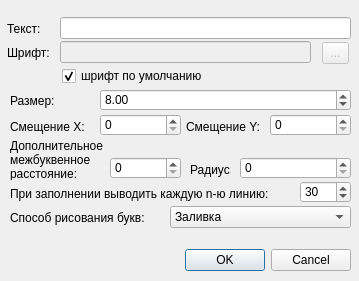
<?xml version="1.0" encoding="UTF-8"?>
<ui version="4.0">
 <class>AddTextDialog</class>
 <widget class="QDialog" name="AddTextDialog">
  <property name="geometry">
   <rect>
    <x>0</x>
    <y>0</y>
    <width>359</width>
    <height>281</height>
   </rect>
  </property>
  <property name="windowTitle">
   <string>Добавить текст</string>
  </property>
  <widget class="QDialogButtonBox" name="buttonBox">
   <property name="geometry">
    <rect>
     <x>130</x>
     <y>240</y>
     <width>221</width>
     <height>41</height>
    </rect>
   </property>
   <property name="orientation">
    <enum>Qt::Horizontal</enum>
   </property>
   <property name="standardButtons">
    <set>QDialogButtonBox::Cancel|QDialogButtonBox::Ok</set>
   </property>
  </widget>
  <widget class="QToolButton" name="toolButtonFont">
   <property name="enabled">
    <bool>false</bool>
   </property>
   <property name="geometry">
    <rect>
     <x>322</x>
     <y>42</y>
     <width>27</width>
     <height>22</height>
    </rect>
   </property>
   <property name="text">
    <string>...</string>
   </property>
  </widget>
  <widget class="QLineEdit" name="lineFont">
   <property name="enabled">
    <bool>false</bool>
   </property>
   <property name="geometry">
    <rect>
     <x>60</x>
     <y>41</y>
     <width>251</width>
     <height>22</height>
    </rect>
   </property>
  </widget>
  <widget class="QSpinBox" name="spinTextX">
   <property name="geometry">
    <rect>
     <x>100</x>
     <y>114</y>
     <width>81</width>
     <height>22</height>
    </rect>
   </property>
   <property name="maximum">
    <number>99999</number>
   </property>
  </widget>
  <widget class="QLabel" name="label_3">
   <property name="geometry">
    <rect>
     <x>10</x>
     <y>117</y>
     <width>81</width>
     <height>20</height>
    </rect>
   </property>
   <property name="text">
    <string>Смещение X:</string>
   </property>
  </widget>
  <widget class="QLabel" name="label">
   <property name="geometry">
    <rect>
     <x>7</x>
     <y>21</y>
     <width>41</width>
     <height>16</height>
    </rect>
   </property>
   <property name="text">
    <string>Текст:</string>
   </property>
  </widget>
  <widget class="QSpinBox" name="spinTextY">
   <property name="geometry">
    <rect>
     <x>270</x>
     <y>114</y>
     <width>81</width>
     <height>22</height>
    </rect>
   </property>
   <property name="maximum">
    <number>99999</number>
   </property>
  </widget>
  <widget class="QLineEdit" name="lineText">
   <property name="geometry">
    <rect>
     <x>60</x>
     <y>17</y>
     <width>291</width>
     <height>22</height>
    </rect>
   </property>
  </widget>
  <widget class="QLabel" name="label_2">
   <property name="geometry">
    <rect>
     <x>7</x>
     <y>43</y>
     <width>51</width>
     <height>20</height>
    </rect>
   </property>
   <property name="text">
    <string>Шрифт:</string>
   </property>
  </widget>
  <widget class="QLabel" name="label_4">
   <property name="geometry">
    <rect>
     <x>186</x>
     <y>117</y>
     <width>81</width>
     <height>20</height>
    </rect>
   </property>
   <property name="text">
    <string>Смещение Y:</string>
   </property>
  </widget>
  <widget class="QLabel" name="label_5">
   <property name="geometry">
    <rect>
     <x>10</x>
     <y>91</y>
     <width>51</width>
     <height>20</height>
    </rect>
   </property>
   <property name="text">
    <string>Размер:</string>
   </property>
  </widget>
  <widget class="QDoubleSpinBox" name="doubleSpinSize">
   <property name="geometry">
    <rect>
     <x>100</x>
     <y>89</y>
     <width>251</width>
     <height>22</height>
    </rect>
   </property>
   <property name="maximum">
    <double>300.000000000000000</double>
   </property>
   <property name="value">
    <double>8.000000000000000</double>
   </property>
  </widget>
  <widget class="QCheckBox" name="checkBoxFontInternal">
   <property name="geometry">
    <rect>
     <x>62</x>
     <y>66</y>
     <width>151</width>
     <height>20</height>
    </rect>
   </property>
   <property name="text">
    <string>шрифт по умолчанию</string>
   </property>
   <property name="checked">
    <bool>true</bool>
   </property>
  </widget>
  <widget class="QLabel" name="label_6">
   <property name="geometry">
    <rect>
     <x>10</x>
     <y>186</y>
     <width>281</width>
     <height>16</height>
    </rect>
   </property>
   <property name="text">
    <string>При заполнении выводить каждую n-ю линию:</string>
   </property>
  </widget>
  <widget class="QComboBox" name="comboWayOfDrawing">
   <property name="geometry">
    <rect>
     <x>170</x>
     <y>206</y>
     <width>181</width>
     <height>22</height>
    </rect>
   </property>
   <property name="currentIndex">
    <number>0</number>
   </property>
   <item>
    <property name="text">
     <string>Заливка</string>
    </property>
   </item>
   <item>
    <property name="text">
     <string>Контур</string>
    </property>
   </item>
   <item>
    <property name="text">
     <string>Контур и заливка</string>
    </property>
   </item>
  </widget>
  <widget class="QLabel" name="label_8">
   <property name="geometry">
    <rect>
     <x>10</x>
     <y>210</y>
     <width>141</width>
     <height>16</height>
    </rect>
   </property>
   <property name="text">
    <string>Способ рисования букв:</string>
   </property>
  </widget>
  <widget class="QSpinBox" name="spinPrintEveryLine">
   <property name="geometry">
    <rect>
     <x>300</x>
     <y>181</y>
     <width>51</width>
     <height>22</height>
    </rect>
   </property>
   <property name="minimum">
    <number>1</number>
   </property>
   <property name="maximum">
    <number>999999</number>
   </property>
   <property name="value">
    <number>30</number>
   </property>
  </widget>
  <widget class="QLabel" name="label_7">
   <property name="geometry">
    <rect>
     <x>190</x>
     <y>162</y>
     <width>41</width>
     <height>16</height>
    </rect>
   </property>
   <property name="text">
    <string>Радиус:</string>
   </property>
  </widget>
  <widget class="QSpinBox" name="spinRadius">
   <property name="geometry">
    <rect>
     <x>240</x>
     <y>157</y>
     <width>111</width>
     <height>22</height>
    </rect>
   </property>
   <property name="minimum">
    <number>0</number>
   </property>
   <property name="maximum">
    <number>999999</number>
   </property>
   <property name="value">
    <number>0</number>
   </property>
  </widget>
  <widget class="QLabel" name="label_9">
   <property name="geometry">
    <rect>
     <x>10</x>
     <y>139</y>
     <width>101</width>
     <height>41</height>
    </rect>
   </property>
   <property name="text">
    <string>Дополнительное
межбуквенное
расстояние:</string>
   </property>
  </widget>
  <widget class="QSpinBox" name="spinAdditinalLetterSpace">
   <property name="geometry">
    <rect>
     <x>110</x>
     <y>157</y>
     <width>71</width>
     <height>22</height>
    </rect>
   </property>
   <property name="minimum">
    <number>0</number>
   </property>
   <property name="maximum">
    <number>999999</number>
   </property>
   <property name="value">
    <number>0</number>
   </property>
  </widget>
 </widget>
 <tabstops>
  <tabstop>lineText</tabstop>
  <tabstop>lineFont</tabstop>
  <tabstop>toolButtonFont</tabstop>
  <tabstop>checkBoxFontInternal</tabstop>
  <tabstop>doubleSpinSize</tabstop>
  <tabstop>spinTextX</tabstop>
  <tabstop>spinTextY</tabstop>
  <tabstop>spinAdditinalLetterSpace</tabstop>
  <tabstop>spinRadius</tabstop>
  <tabstop>spinPrintEveryLine</tabstop>
  <tabstop>comboWayOfDrawing</tabstop>
  <tabstop>buttonBox</tabstop>
 </tabstops>
 <resources/>
 <connections>
  <connection>
   <sender>buttonBox</sender>
   <signal>accepted()</signal>
   <receiver>AddTextDialog</receiver>
   <slot>accept()</slot>
   <hints>
    <hint type="sourcelabel">
     <x>248</x>
     <y>254</y>
    </hint>
    <hint type="destinationlabel">
     <x>157</x>
     <y>274</y>
    </hint>
   </hints>
  </connection>
  <connection>
   <sender>buttonBox</sender>
   <signal>rejected()</signal>
   <receiver>AddTextDialog</receiver>
   <slot>reject()</slot>
   <hints>
    <hint type="sourcelabel">
     <x>316</x>
     <y>260</y>
    </hint>
    <hint type="destinationlabel">
     <x>286</x>
     <y>274</y>
    </hint>
   </hints>
  </connection>
 </connections>
</ui>
